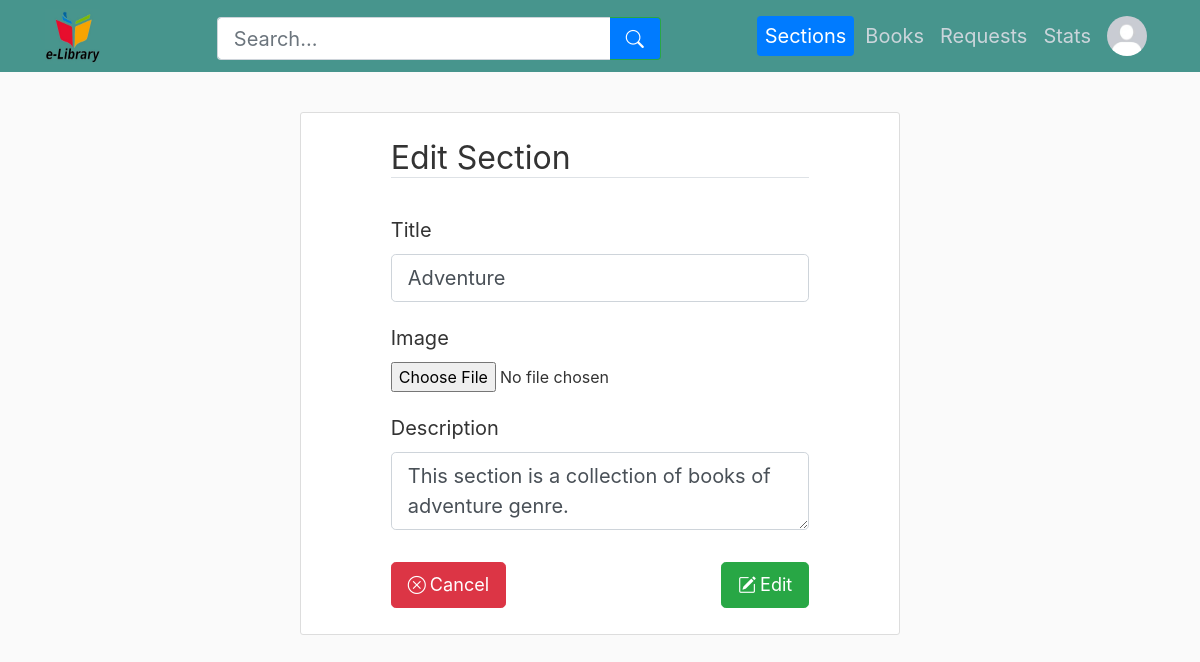
The page /librarian/edit-section/2 (signed in) on the database its author committed.
### library_app/models.py (models this page shows, shortened)
class User(db.Model):
    __tablename__ = "user"
    userid = db.Column(db.Integer, primary_key=True, autoincrement=True)
    name = db.Column(db.String(60), nullable=False)
    username = db.Column(db.String(32), unique=True, nullable=False)
    email = db.Column(db.String(60), unique=True, nullable=False)
    password = db.Column(db.String(60), nullable=False)
    profile_picture = db.Column(
        db.String(20), nullable=False, default="default_profile_picture.png"
    )
    authenticated = db.Column(db.Boolean, default=False)
    urole = db.Column(db.String(20), default="user")
    requests = db.relationship(
        "Request", back_populates="user", lazy=True, cascade="all, delete-orphan"
    )
    feedbacks = db.relationship(
        "Feedback", back_populates="user", lazy=True, cascade="all, delete-orphan"
    )
    __table_args__ = (
        CheckConstraint(urole.in_(["user", "librarian"]), name="check_urole"),
    )
    def get_urole(self):
        return self.urole

class Section(db.Model):
    __tablename__ = "section"
    sectionid = db.Column(db.Integer, primary_key=True, autoincrement=True)
    title = db.Column(db.String(60), unique=True, nullable=False)
    date_created = db.Column(
        db.Date, nullable=False, default=datetime.now(timezone.utc).date()
    )
    picture = db.Column(
        db.String(20), nullable=False, default="default_section_picture.jpeg"
    )
    description = db.Column(db.String(120), nullable=False)
    books = db.relationship("Book", back_populates="section", lazy=True)

### library_app/librarian/routes.py (the view, shortened to what this page needs)
@librarian.route("/librarian/edit-section/<int:sectionid>", methods=["GET", "POST"])
@login_required(role="librarian")
def edit_section(sectionid):
    if sectionid==1:
        abort(403)
    section = Section.query.get(sectionid)
    form = EditSectionForm(current_section=section)
    if request.method == "GET":
        form.title.data = section.title
        form.description.data = section.description
    return render_template(
        "librarian/edit_section.html",
        title="Edit Section",
        form=form,
        section=section,
        librarian=current_user,
        navbaractive=["Sections"],
    )

### library_app/librarian/forms.py (shortened to what this page needs)
class EditSectionForm(FlaskForm):
    title = StringField("Title", validators=[DataRequired(), Length(min=5, max=60)])
    delete_picture = RadioField(
        "Delete Existing Picture",
        choices=[("yes", "Yes"), ("no", "No")],
        validators=[DataRequired()],
        default="no",
    )
    picture = FileField("Image", validators=[FileAllowed(["jpg", "png", "jpeg"])])
    description = TextAreaField(
        "Description", validators=[DataRequired(), Length(min=10, max=120)]
    )
    submit = SubmitField("Save")
    def __init__(self, current_section, *args, **kwargs):
        super(EditSectionForm, self).__init__(*args, **kwargs)
        self.current_section = current_section

### library_app/models.py (called while the page is built)
@login_manager.user_loader
def load_user(userid):
    return User.query.get(userid)

### library_app/utils.py (called while the page is built)
def login_required(role="any"):
    def wrapper(fn):
        @wraps(fn)
        def view(*args, **kwargs):
            if not current_user.is_authenticated:
                return login_manager.unauthorized()
            if current_user.get_urole() != role and role!=any:
                abort(403)
            return fn(*args, **kwargs)
        return view
    return wrapper

### library_app/templates/librarian/edit_section.html (shortened to what this page needs)
{% extends "librarian/layout.html" %} {% block content %}
<div class="content-section mx-auto w-50">
    <form
        method="POST"
        action=""
        class="form mx-auto w-75 mb-3 mt-3"
        enctype="multipart/form-data"
    >
        <fieldset class="form-group">
            <legend class="border-bottom mb-4 h2 font-weight-normal">
                Edit Section
            </legend>
            <div class="form-group">
                {{ form.title.label(class='h5 font-weight-normal
                form-control-label mt-3') }} {%if form.title.errors %} {{
                form.title(class="form-control form-control-lg is-invalid mt-1")
                }}
                <div>
                    {% for error in form.title.errors %}
                    <p class="text-danger mt-1">*{{error}}</p>
                    {% endfor %}
                </div>
                {% else %} {{ form.title(class="form-control form-control-lg
                mt-1") }} {% endif %}
            </div>
            <div class="form-group">
                {{ form.picture.label(class='h5 font-weight-normal
                form-control-label mt-2') }} {{
                form.picture(class="form-control-file mt-1") }}
            </div>
            <div class="form-group">
                {{ form.description.label(class='h5 font-weight-normal
                form-control-label mt-2') }} {% if form.description.errors %} {{
                form.description(class="form-control form-control-lg is-invalid
                mt-1") }}
                <div>
                    {% for error in form.description.errors %}
                    <p class="text-danger mt-1">*{{error}}</p>
                    {% endfor %}
                </div>
                {% else %} {{ form.description(class="form-control form-control-lg
                mt-1") }} {% endif %}
            </div>
        </fieldset>
        <div class="row">
            <div class="col-md-6">
                <a class="btn btn-lg btn-danger" href="{{url_for("librarian.sections")}}"><i class="bi bi-x-circle mr-1"></i>Cancel</a>
            </div>
            <div class="col-md-6 text-right">
                <button class="btn btn-lg btn-success" id="submit" name="submit" type="submit" value="Edit"><i class="bi bi-pencil-square mr-1"></i>Edit</button>
            </div>
        </div>
    </form>
</div>
{% endblock content %}

### library_app/templates/librarian/layout.html (shortened to what this page needs)
<!DOCTYPE html>
<html lang="en">
    <head>
        <link
            rel="stylesheet"
            href="https://cdn.jsdelivr.net/npm/bootstrap@4.3.1/dist/css/bootstrap.min.css"
        />
        <link href="https://cdn.jsdelivr.net/npm/bootstrap-icons@1.7.0/font/bootstrap-icons.css" rel="stylesheet">
        <link
            rel="stylesheet"
            type="text/css"
            href="{{ url_for('static', filename='main/style.css') }}"
        />
    </head>
    <body>
        <header class="site-header">
            <nav class="navbar navbar-expand-md navbar-dark bg-steel fixed-top">
                <div class="container">
                    <a class="mr-4" href="{{url_for("librarian.sections")}}"><img class="logo-img" src="{{url_for('static', filename="main/library_logo.jpg")}}"/></a>
                    <div class="container">
                        <form id="searchForm" class="form-inline mx-auto search-form" action="{{ url_for('librarian.search') }}" method="POST" style="width: 37vw; height: 5.4vh;">
                            <div class="input-group">
                                <input id="searchInput" name="search_term" class="form-control form-control-lg border-right-0" type="search" placeholder="Search..." aria-label="Search" style="height: 5.4vh;" minlength="1" maxlength="60">
                                <div class="input-group-append">
                                    <button class="btn btn-lg btn-outline-success border-left-0" type="submit" style="height: 5.4vh;">
                                        <i class="bi bi-search"></i>
                                    </button>
                                </div>
                            </div>
                        </form>
                    </div>
                    <div class="navbar-nav">
                        <a class="nav-item nav-link h5 font-weight-normal mt-2 {% if 'Sections' in navbaractive %} active {% endif %}" href="{{url_for("librarian.sections")}}">Sections</a>
                        <a class="nav-item nav-link h5 font-weight-normal mt-2 {% if 'Books' in navbaractive %} active {% endif %}" href="{{url_for("librarian.books")}}">Books</a>
                        <a class="nav-item nav-link h5 font-weight-normal mt-2 {% if 'Requests' in navbaractive %} active {% endif %}" href="{{url_for("librarian.requests")}}">Requests</a>
                        <a class="nav-item nav-link h5 font-weight-normal mt-2 {% if 'Stats' in navbaractive %} active {% endif %}" href="{{url_for("librarian.stats")}}">Stats</a>
                        <a class="nav-item nav-link {% if 'Account' in navbaractive %} btn btn-primary rounded-pill mx-1{% endif %}" href="{{url_for("librarian.account")}}"><img src="{{url_for('static', filename='librarian/profile_pictures/' + librarian.profile_picture)}}" class="rounded-circle nav-img"/></a>
                    </div>
                </div>
            </nav>
        </header>
        {% block content %} {% endblock %}
    </body>
</html>

### library_app/static/main/style.css (style rules this page uses)
body { background: #fafafa; color: #333333; margin-top: 5rem; }
.bg-steel { background-color: #47958d; }
.site-header .navbar-nav .nav-link { color: #cbd5db; }
.site-header .navbar-nav .nav-link.active { font-weight: 500; }
.content-section { background: #ffffff; padding: 10px 20px; border: 1px solid #dddddd; border-radius: 3px; margin-bottom: 20px; }
.nav-img { height: 2.5rem; width: 2.5rem; }
.logo-img { height: 55px; width: 55px; }
.nav-item.active { background-color: #007bff; color: #fff; border-color: #007bff; border-radius: 4px; padding: 0.5rem 1rem; margin-right: 3px; margin-left: 3px; }
.btn-lg { font-size: 1.13rem !important; }
.search-form { border: none; margin-top: 5px; }
.search-form .input-group { width: 100%; }
.search-form .form-control { border-radius: 4px; }
.search-form .btn { border-radius: 0 4px 4px 0; background-color: #007bff; color: white; }

### rows shown on the page
User: profile_picture (placeholder picture)
Section: title "Adventure", description "This section is a collection of books of adventure genre."
